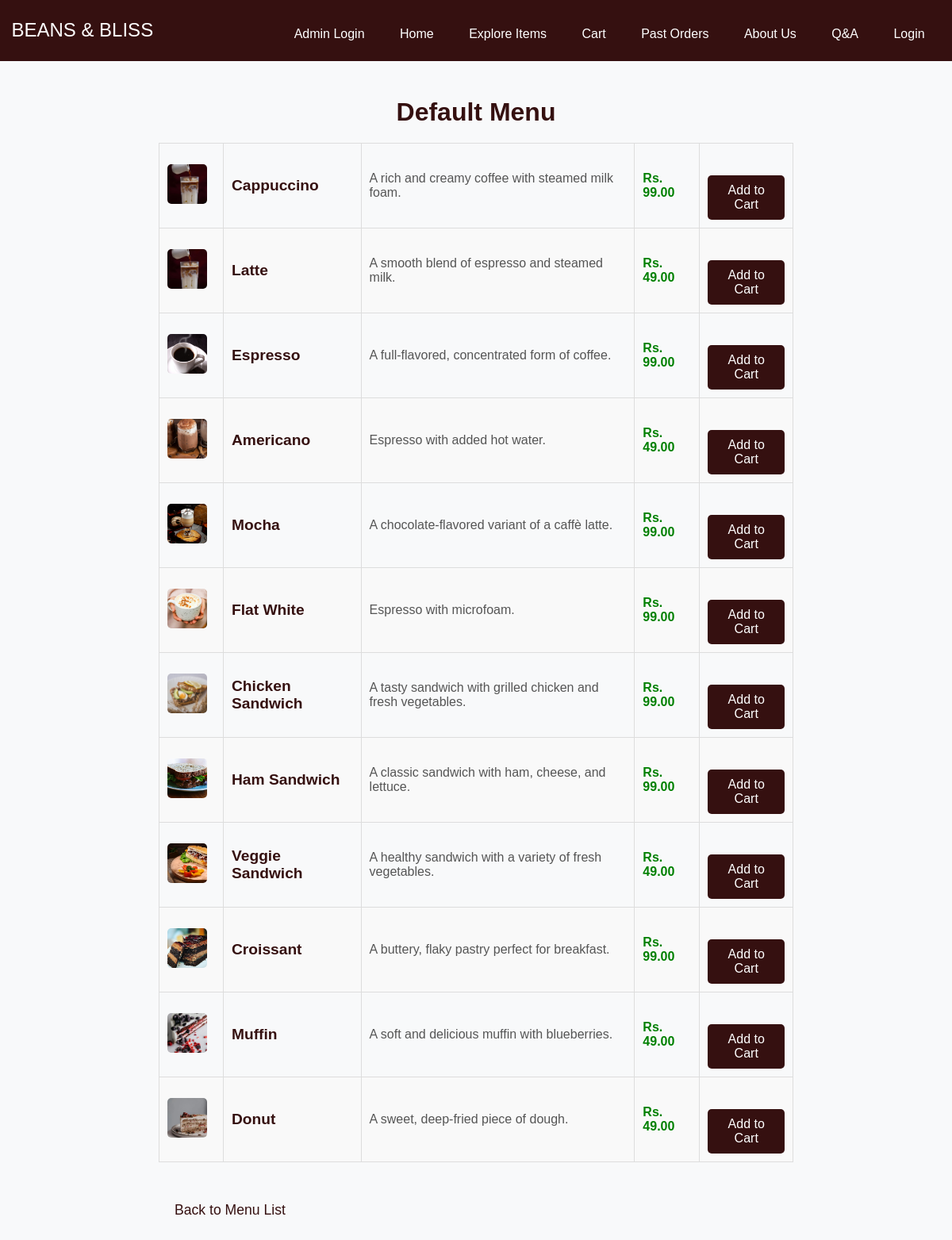
The app's page /menus/5 with its own data.
### coffeeday/models.py (models this page shows, shortened)
class Menu(models.Model):
    name = models.CharField(max_length=100)
    items = models.ManyToManyField(Item)

class Item(models.Model):
    ITEM_TYPE_CHOICES = [
        ('coffee', 'Coffee'),
        ('sandwich', 'Sandwich'),
        ('pastry', 'Pastry'),
    ]
    item_type = models.CharField(max_length=10, choices=ITEM_TYPE_CHOICES)
    custom_id = models.CharField(max_length=10, unique=True)
    name = models.CharField(max_length=100)
    description = models.TextField(blank=True)
    price = models.DecimalField(max_digits=6, decimal_places=2)
    image = models.ImageField(upload_to='menu_images/')

### coffeeday/views.py (the view)
# urls.py: path("menus/<int:menu_id>",views.menu_detail_view,name="menu_detail"),
def menu_detail_view(request, menu_id):
    menu = Menu.objects.get(id=menu_id)
    return render(request, 'item_list.html', {'menu': menu})

### coffeeday/templates/item_list.html (shortened to what this page needs)
{% extends "base.html" %}
{% block content %}
<div class="menu-detail-container">
    <h2>{{ menu.name }}</h2>
    <table class="menu-items-table">
        <tbody>
            {% for item in menu.items.all %}
                <tr>
                    <td><img src="{{ item.image.url }}" alt="{{ item.name }}" class="item-image"></td>
                    <td class="item-name">{{ item.name }}</td>
                    <td class="item-description">{{ item.description }}</td>
                    <td class="item-price">Rs. {{ item.price }}</td>
                    <td>
                        <form action="{% url 'add_to_cart' item.id %}" method="post">
                            <button type="submit" class="add-to-cart-button">Add to Cart</button>
                        </form>
                    </td>
                </tr>
            {% empty %}
                <tr>
                    <td colspan="5">No items in this menu.</td>
                </tr>
            {% endfor %}
        </tbody>
    </table>
    <a href="{% url 'menu_list' %}" class="back-to-menu-link">Back to Menu List</a>
</div>
{% endblock %}

### coffeeday/templates/base.html (shortened to what this page needs)
{% load static %}
<!DOCTYPE html>
<html lang="en">
<head>
  <link rel="stylesheet" href="{% static 'css/base_css.css' %}">
  <link rel="stylesheet" href="{% static 'css/home_css.css' %}">
  <link rel="stylesheet" href="{% static 'css/menu_list_css.css' %}">
  <link rel="stylesheet" href="{% static 'css/item_list_css.css' %}">
  <link rel="stylesheet" href="{% static 'css/cart_css.css' %}">
  <link rel="stylesheet" href="{% static 'css/about_us_css.css' %}">
  <link rel="stylesheet" href="{% static 'css/past_orders_css.css' %}">
  <link rel="stylesheet" href="{% static 'css/order_confirmation_css.css' %}">
  <link rel="stylesheet" href="{% static 'css/order_success_css.css' %}">
</head>
<body>
  <nav class="navbar">
    <div class="navbar-brand">BEANS & BLISS</div>
    <div >
      <a href="{% url "login_superuser" %}">Admin Login</a>
        <li><a href="{% url 'home' %}">Home</a></li>
        <li><a href="{% url 'menu_list' %}">Explore Items</a></li>
        <li><a href="{% url 'cart' %}">Cart</a></li>
        <li><a href="{% url 'past_orders' %}">Past Orders</a></li>
        <li><a href="{% url "about_us" %}">About Us</a></li>
        <li><a href="{% url 'qa' %}">Q&A</a></li>
                {% if user.is_authenticated %}
                    <li><a href="{% url 'logout' %}">Logout</a></li>
                {% else %}
                    <li><a href="{% url 'login' %}">Login</a></li>
                {% endif %}
    </div>
</nav>
{% block content %}
{% endblock %}
</body>
</html>

### coffeeday/static/css/base_css.css (style rules this page uses)
body, html { font-family: Arial, sans-serif; }
.navbar { display: flex; justify-content: space-between; align-items:center; background-color: #351010; padding: 0.9rem; color: white; }
.navbar-brand { font-size: 1.5rem; display: inline; }
.navbar li { display: inline; padding: 0rem; }
.navbar a { color: white; text-decoration: none; font-size: 1rem; transition: color 0.3s ease; }

### coffeeday/static/css/home_css.css (style rules this page uses)
body, html { font-family: Arial, sans-serif; }

### coffeeday/static/css/item_list_css.css (style rules this page uses)
.menu-detail-container { max-width: 800px; margin: 0 auto; padding: 20px; }
.menu-detail-container h2 { font-size: 2rem; margin-bottom: 20px; color: #351010; text-align: center; }
.menu-items-table { width: 100%; border-collapse: collapse; margin-bottom: 20px; }
.menu-items-table th, .menu-items-table td { padding: 10px; text-align: left; border-bottom: 1px solid #ddd; }
.item-image { width: 100px; height: auto; border-radius: 8px; }
.item-name { font-size: 1.2rem; font-weight: 600; color: #351010; }
.item-description { font-size: 1rem; color: #555; }
.item-price { font-size: 1rem; color: #008000; font-weight: bold; }
.add-to-cart-button { background-color: #351010; color: white; border: none; padding: 10px 15px; border-radius: 5px; cursor: pointer; transition: background-color 0.3s; }
.back-to-menu-link { display: inline-block; margin-top: 20px; color: #351010; text-decoration: none; font-size: 1.1rem; }

### coffeeday/static/css/cart_css.css (style rules this page uses)
.item-image { width: 50px; height: 50px; object-fit: cover; border-radius: 5px; margin-right: 10px; }
.item-price { font-size: 1rem; color: #008000; font-weight: bold; }

### coffeeday/static/css/about_us_css.css (style rules this page uses)
h1, h2, h3 { color: #222; }

### coffeeday/static/css/past_orders_css.css (style rules this page uses)
table { width: 60%; border-collapse: collapse; margin-bottom: 5rem; margin: 0 auto; }
tbody td { padding: 0.75rem; border-bottom: 1px solid #ddd; }
tbody tr:nth-child(even) { background-color: #f9f9f9; }

### coffeeday/static/css/order_confirmation_css.css (style rules this page uses)
body { font-family: Arial, sans-serif; margin: 0; padding: 0; background-color: #f8f9fa; }
h2 { text-align: center; color: #333; margin-bottom: 20px; }
table { width: 60%; border-collapse: collapse; margin-bottom: 20px; }
table th, table td { border: 1px solid #ddd; padding: 8px; text-align: left; }
table td { color: #555; }
button, a { display: inline-block; padding: 10px 20px; margin-top: 10px; border: none; border-radius: 4px; text-decoration: none; color: #fff; text-align: center; font-size: 16px; cursor: pointer; transition: background-color 0.3s; }
form { text-align: center; margin-top: 20px; }
form button { background-color: #28a745; }

### coffeeday/static/css/order_success_css.css (style rules this page uses)
body { font-family: Arial, sans-serif; margin: 0; padding: 0; background-color: #f8f9fa; }

### records on screen
Menu: name "Default Menu"
Item: image (picture), name "Cappuccino", description "A rich and creamy coffee with steamed milk foam.", price "99.00"
Item: image (picture), name "Latte", description "A smooth blend of espresso and steamed milk.", price "49.00"
Item: image (picture), name "Espresso", description "A full-flavored, concentrated form of coffee.", price "99.00"
Item: image (picture), name "Americano", description "Espresso with added hot water.", price "49.00"
Item: image (picture), name "Mocha", description "A chocolate-flavored variant of a caffè latte.", price "99.00"
Item: image (picture), name "Flat White", description "Espresso with microfoam.", price "99.00"
Item: image (picture), name "Chicken Sandwich", description "A tasty sandwich with grilled chicken and fresh vegetables.", price "99.00"
Item: image (picture), name "Ham Sandwich", description "A classic sandwich with ham, cheese, and lettuce.", price "99.00"
Item: image (picture), name "Veggie Sandwich", description "A healthy sandwich with a variety of fresh vegetables.", price "49.00"
Item: image (picture), name "Croissant", description "A buttery, flaky pastry perfect for breakfast.", price "99.00"
Item: image (picture), name "Muffin", description "A soft and delicious muffin with blueberries.", price "49.00"
Item: image (picture), name "Donut", description "A sweet, deep-fried piece of dough.", price "49.00"
